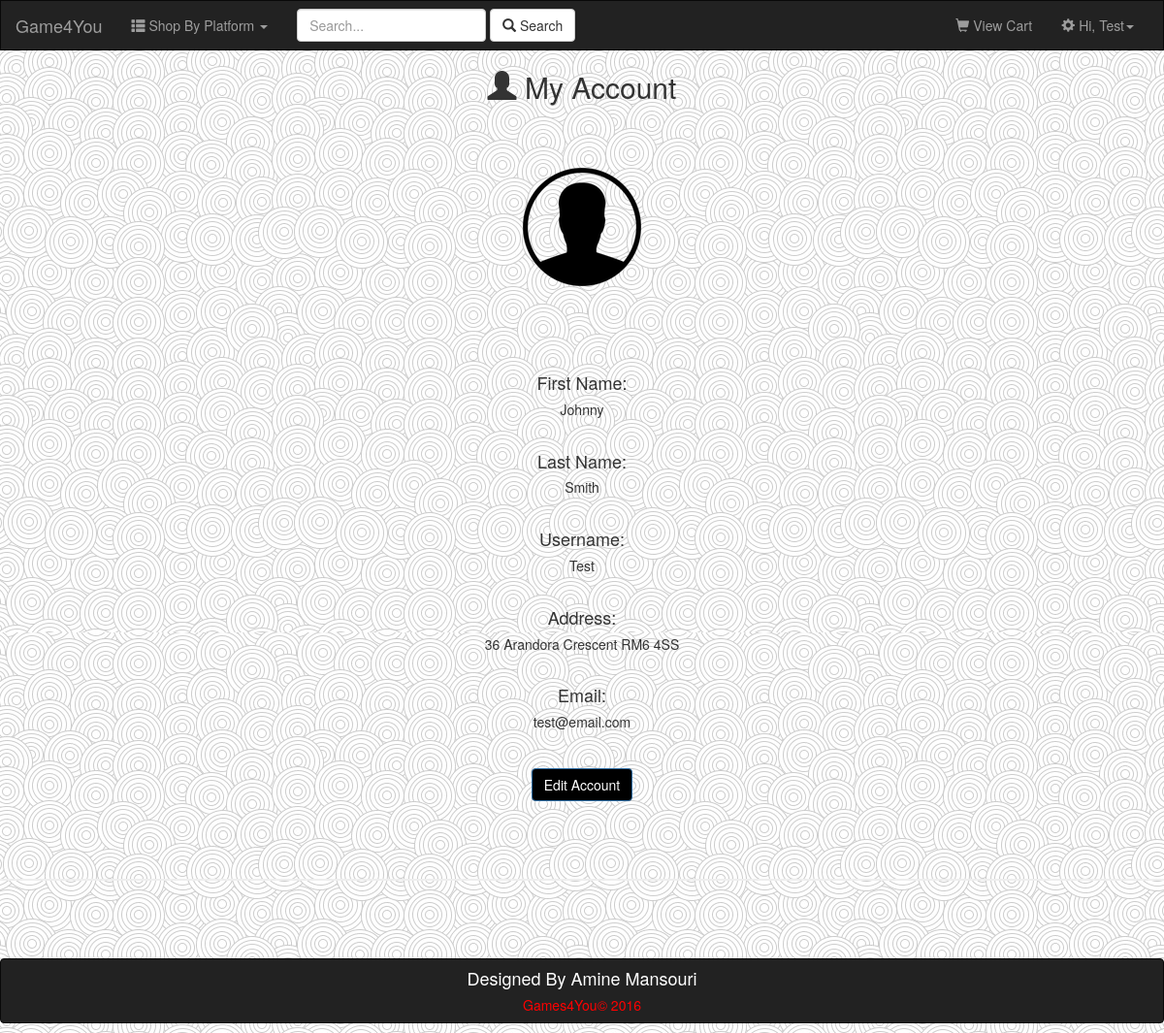
Page /account.php (signed in) on the committed database.
### tables this page shows
CREATE TABLE `users` (
  `id` int(11) NOT NULL,
  `name` varchar(120) NOT NULL,
  `lname` varchar(120) NOT NULL,
  `uname` varchar(120) NOT NULL,
  `address` varchar(200) NOT NULL,
  `email` varchar(120) NOT NULL,
  `pass` varchar(120) NOT NULL
);

### sign/session.php (called while the page is built, shortened)
<?php
$uname = preg_replace('#[^A-Za-z0-9]#i', '', $_SESSION["uname"]);
?>

### account.php (the view, shortened to what this page needs)
<?php
include "sign/session.php";
?>
<?php
$info = "";
$sql3 = mysql_query("SELECT * FROM users WHERE uname='$uname'");
$productCount3 = mysql_num_rows($sql3);
if ($productCount3 > 0) {
  while($row = mysql_fetch_array($sql3)){
       $fname = $row["name"];
       $lname = $row["lname"];
       $uname = $row["uname"];
       $address = $row["address"];
       $email = $row["email"];
       $info .=
      ' <div align="center">
       <h4> First Name: <h5>'. $fname .'<h5> </br>
       <h4> Last Name: <h5>'. $lname .'<h5> </br>
       <h4> Username: <h5>'. $uname .'<h5> </br>
       <h4> Address: <h5>'. $address .'<h5> </br>
       <h4> Email: <h5>'. $email .'<h5> </br>
        </div>';
          }
     } else {
        echo "Error";
     }
?>
<!DOCTYPE html>
<html lang="en">
<body background="assets/images/background1.jpg">
  <head>
    <link href="assets/css/bootstrap.min.css" rel="stylesheet">
    <link href="assets/css/login.css" rel="stylesheet">
 </head>
      <nav class="navbar navbar-default navbar-inverse" style="border-radius:0px !important; margin-bottom:0px;">
        <div class="container-fluid">
          <div class="navbar-header">
            <a class="navbar-brand" href="index.php">Game4You</a>
          </div>
        <div class="collapse navbar-collapse" id="bs-example-navbar-collapse-1">
            <ul class="nav navbar-nav">
              <li class="dropdown">
                <a href="#" class="dropdown-toggle" data-toggle="dropdown" role="button" aria-haspopup="true" aria-expanded="false"><span class="glyphicon glyphicon-th-list" aria-hidden="true"></span>   Shop By Platform <span class="caret"></span></a>
               </li>
            </ul>
             <ul class="nav navbar-nav navbar-right">
        <li><a type="button" href="products/cart.php"><span class="glyphicon glyphicon-shopping-cart" aria-hidden="true"></span>   View Cart </a></li>
        <li class="dropdown">
          <a href="#" class="dropdown-toggle" data-toggle="dropdown" role="button" aria-haspopup="true" aria-expanded="false"><span class="glyphicon glyphicon-cog" aria-hidden="true"></span>  Hi, <?php echo $uname ?><span class="caret"></span></a>
        </li>
      </ul>
            <form action="index.php" method="post" class="navbar-form navbar-left">
                <input type="text" class="form-control" name="search" placeholder="Search...">
              <button type="submit" class="btn btn-default"><span class="glyphicon glyphicon-search" aria-hidden="true"></span>  Search</button>
            </form>
          </div>
        </div>
      </nav>
      <h2 align="center" ><span class="glyphicon glyphicon-user" aria-hidden="true"></span> My Account <h2>
      <div align="center"><img src="assets/images/user.png"></img></div>
    <?php echo $info ?>
<div align='center'>
<button type="button" class="btn btn-primary" data-toggle="modal" data-target="#myModal">Edit Account</button>
    </div>
      <hr class="divider">
    <footer class="navbar navbar-default navbar-inverse" style="margin-bottom:0px;">
      <div align="center">
      <h4 style="color:white;">Designed By Amine Mansouri</h4>
      <h5 style="color:red;">Games4You&copy; 2016</h5>
    </div>
    </footer>
  </body>
</html>
  </body>
</html>

### assets/css/login.css (style rules this page uses)
body { padding:0; margin:0; }

### account.php (style rules this page uses)
.divider { margin: 80px 0; }
hr { border: solid 1px #eee; }

### rows in the picture
users: uname "Test", name "Johnny", lname "Smith", address "36 Arandora Crescent RM6 4SS", email "test@email.com"
